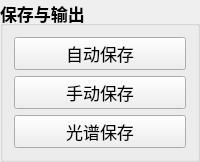
         <widget class="QGroupBox" name="groupBox_save">
          <property name="font">
           <font>
            <pointsize>13</pointsize>
            <weight>75</weight>
            <bold>true</bold>
           </font>
          </property>
          <property name="autoFillBackground">
           <bool>false</bool>
          </property>
          <property name="title">
           <string>保存与输出</string>
          </property>
          <layout class="QVBoxLayout" name="verticalLayout_2">
           <item>
            <widget class="QPushButton" name="pbtn_SaveDynamic">
             <property name="sizePolicy">
              <sizepolicy hsizetype="Minimum" vsizetype="Preferred">
               <horstretch>0</horstretch>
               <verstretch>0</verstretch>
              </sizepolicy>
             </property>
             <property name="font">
              <font>
               <pointsize>13</pointsize>
               <weight>50</weight>
               <bold>false</bold>
              </font>
             </property>
             <property name="text">
              <string>自动保存</string>
             </property>
            </widget>
           </item>
           <item>
            <widget class="QPushButton" name="pbtn_SaveStatic">
             <property name="sizePolicy">
              <sizepolicy hsizetype="Minimum" vsizetype="Preferred">
               <horstretch>0</horstretch>
               <verstretch>0</verstretch>
              </sizepolicy>
             </property>
             <property name="font">
              <font>
               <pointsize>13</pointsize>
               <weight>50</weight>
               <bold>false</bold>
              </font>
             </property>
             <property name="text">
              <string>手动保存</string>
             </property>
            </widget>
           </item>
           <item>
            <widget class="QPushButton" name="pbtn_SaveSpectrum">
             <property name="sizePolicy">
              <sizepolicy hsizetype="Minimum" vsizetype="Preferred">
               <horstretch>0</horstretch>
               <verstretch>0</verstretch>
              </sizepolicy>
             </property>
             <property name="font">
              <font>
               <pointsize>13</pointsize>
               <weight>50</weight>
               <bold>false</bold>
              </font>
             </property>
             <property name="text">
              <string>光谱保存</string>
             </property>
            </widget>
           </item>
          </layout>
         </widget>
